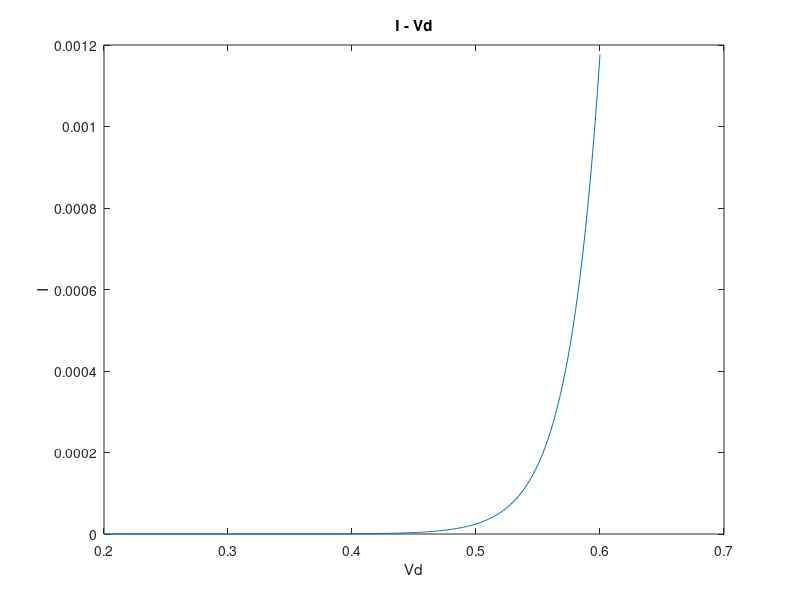

This figure's MATLAB source:
Vd = 0.2:0.002:0.6;
Is = 10^(-13);
k = 1.38*10^(-23);
q = 1.6*10^(-19);
T = 300;
I = Is.*e.^(q.*Vd./(k.*T));
plot(Vd,I)
xlabel("Vd");
ylabel("I");
title("I - Vd");